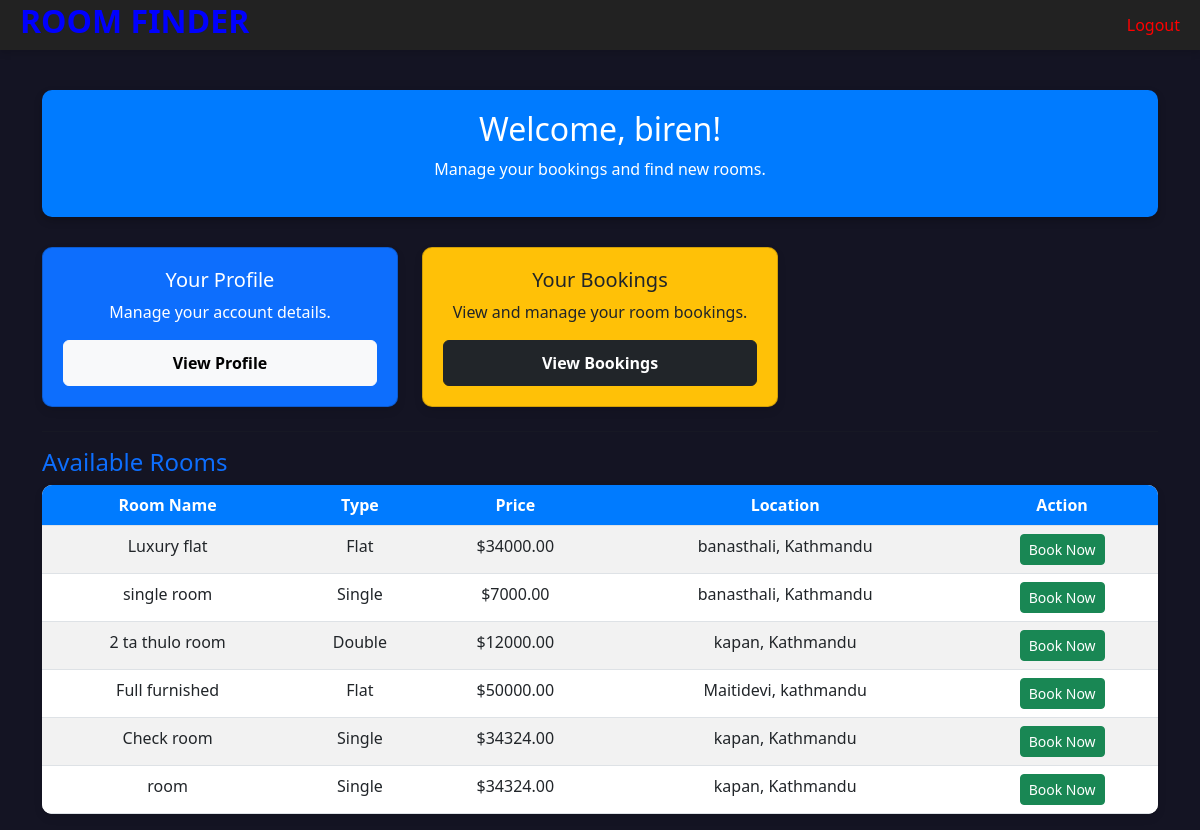
/renter/renter_home (signed in), run on the app's committed database.
### Landlord/models.py (models this page shows, shortened)
class Room(models.Model):
    ROOM_TYPE = [
        ('Single', 'Single'),
        ('Double', 'Double'),
        ('Flat', 'Flat'),
    ]
    owner = models.ForeignKey(User, on_delete=models.CASCADE, null=True)
    title = models.CharField(max_length=255)
    price = models.DecimalField(max_digits=10, decimal_places=2)
    location = models.CharField(max_length=255)
    description = models.TextField()
    room_type = models.CharField(choices=ROOM_TYPE, max_length=10, null=True, default="Single")
    is_available = models.BooleanField(default=True)
    image = models.ManyToManyField('RoomImage', related_name='rooms')

### Renter/views.py (the view)
# urls.py: path('renter_home', renter_home, name='renter_home'),
@login_required
def renter_home(request):
 available_rooms = Room.objects.filter(is_available=True)
 my_bookings = Booking.objects.filter(renter=request.user.renter)
 context = {
        'available_rooms': available_rooms,
        'my_bookings': my_bookings
    }
 return render(request, 'renter/renter_home.html', context)

### ROOM_FINDER/templates/renter/renter_home.html (shortened to what this page needs)
<!DOCTYPE html>
<html lang="en">
<head>
    <link href="https://cdn.jsdelivr.net/npm/bootstrap@5.3.0/dist/css/bootstrap.min.css" rel="stylesheet">
</head>
<body>
    <header>
        <a href="{% url 'renter_home' %}" class="logo">
        <h1 class="logo">ROOM FINDER</h1>
        </a>
        <div class="navbar">
            <a href="/logout" style="color:red; text-decoration:none;">Logout</a>
        </div>
    </header>
    <div class="container">
        <div class="dashboard-header">
            <h2>Welcome, {{ user.username }}!</h2>
            <p>Manage your bookings and find new rooms.</p>
        </div>
        <div class="row mb-4">
            <div class="col-md-4">
                <div class="card dashboard-card bg-primary text-white">
                    <h5>Your Profile</h5>
                    <p>Manage your account details.</p>
                    <a href="#" class="btn btn-light btn-custom">View Profile</a>
                </div>
            </div>
            <div class="col-md-4">
                <div class="card dashboard-card bg-warning text-dark">
                    <h5>Your Bookings</h5>
                    <p>View and manage your room bookings.</p>
                    <a href="#" class="btn btn-dark btn-custom">View Bookings</a>
                </div>
            </div>
    </div>
        <hr>
        <h4 class="text-primary">Available Rooms</h4>
        <table class="table table-striped text-center">
            <thead>
                <tr>
                    <th>Room Name</th>
                    <th>Type</th>
                    <th>Price</th>
                    <th>Location</th>
                    <th>Action</th>
                </tr>
            </thead>
            <tbody>
                {% for room in available_rooms %}
                    <tr>
                        <td>{{ room.title }}</td>
                        <td>{{ room.room_type }}</td>
                        <td>${{ room.price }}</td>
                        <td>{{ room.location }}</td>
                        <td>
                            <a href="{% url 'book_room' room.id %}" class="btn btn-success btn-sm">Book Now</a>
                        </td>
                    </tr>
                {% empty %}
                    <tr>
                        <td colspan="5" class="text-center text-muted">No rooms available at the moment.</td>
                    </tr>
                {% endfor %}
            </tbody>
        </table>
    </div>
</body>
</html>

### ROOM_FINDER/templates/renter/renter_home.html (style rules this page uses)
body { background-color: #141423; }
.container { margin-top: 40px; }
.dashboard-header { background-color: #007bff; color: white; padding: 20px; border-radius: 10px; text-align: center; margin-bottom: 30px; box-shadow: 0 4px 8px rgba(0, 0, 0, 0.2); }
.dashboard-card { border-radius: 10px; box-shadow: 0 4px 8px rgba(0, 0, 0, 0.1); padding: 20px; text-align: center; align-items: right; transition: transform 0.3s ease-in-out; }
.table { background-color: white; border-radius: 10px; overflow: hidden; box-shadow: 0 4px 8px rgba(0, 0, 0, 0.1); }
.table th { background-color: #007bff; color: white; text-align: center; }
.btn-custom { width: 100%; padding: 10px; font-weight: bold; }
header { background: #222; color: #fff; padding: 2px 20px; display: flex; justify-content: space-between; align-items: center; box-shadow: 0 4px 6px rgba(0, 0, 0, 0.1); }
header .logo { font-size: 2.0rem; font-weight: 600; text-decoration: none; color: blue; }

### data on the page
Room: title "Luxury flat", room_type "Flat", price "34000.00", location "banasthali, Kathmandu"
Room: title "single room", room_type "Single", price "7000.00", location "banasthali, Kathmandu"
Room: title "2 ta thulo room", room_type "Double", price "12000.00", location "kapan, Kathmandu"
Room: title "Full furnished", room_type "Flat", price "50000.00", location "Maitidevi, kathmandu"
Room: title "Check room", room_type "Single", price "34324.00", location "kapan, Kathmandu"
Room: title "room", room_type "Single", price "34324.00", location "kapan, Kathmandu"

### other printed values
{{ user.username }} "biren"
